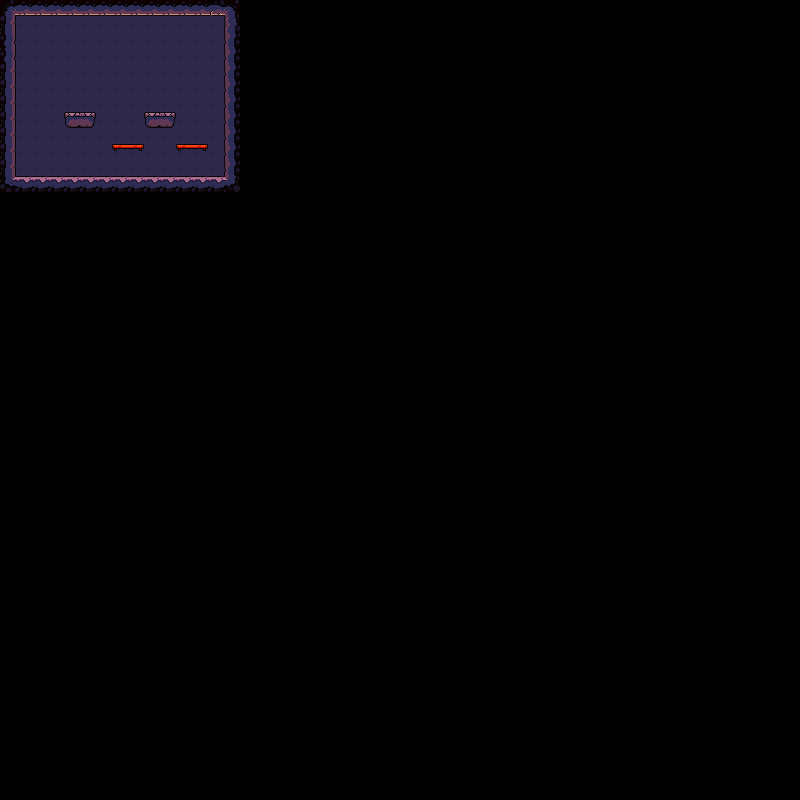

Rendered tile map (Tiled .tmx) drawn with the repository's tilesets; below, a short description and the map source with its tile grids summarised:
An orthogonal 50x50 tile map with 16x16 px tiles, 2 tile layers (Background, World) and 1 object.

<map version="1.5" tiledversion="1.7.2" orientation="orthogonal" renderorder="right-down" width="50" height="50" tilewidth="16" tileheight="16" infinite="0" nextlayerid="4" nextobjectid="3">
 <tileset firstgid="1" source="cave-tileset.tsx" />
 <layer id="2" name="Background" width="50" height="50">
  <data>[2500 cells, 180 non-empty, 1 distinct tile ids]</data>
 </layer>
 <layer id="1" name="World" width="50" height="50">
  <data>[2500 cells, 58 non-empty, 15 distinct tile ids]</data>
 </layer>
 <objectgroup id="3" name="Objects">
  <object id="2" x="48" y="176">
   <point />
  </object>
 </objectgroup>
</map>
